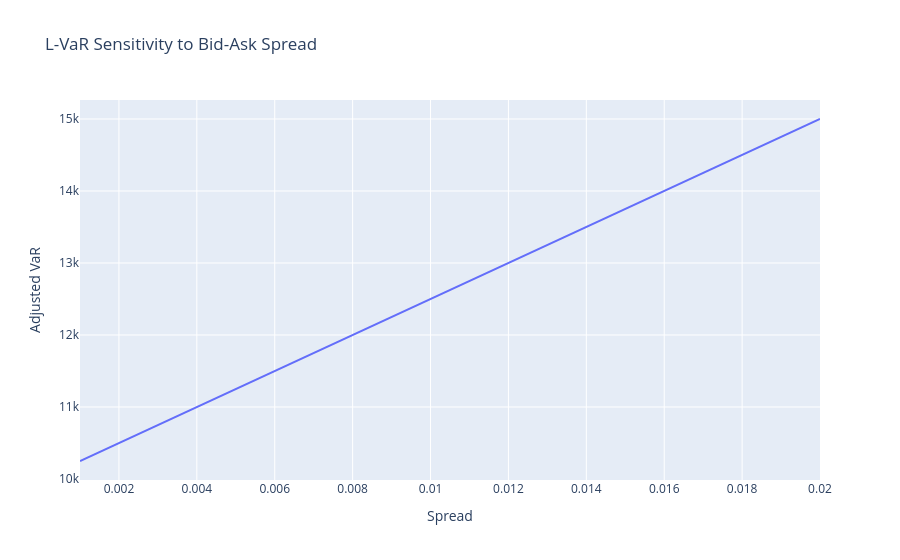

Here is the notebook cell this chart was saved with:
### Markdown cell above
## 4. Liquidity-Adjusted Risk & Stress Testing
Liquidity-Adjusted VaR (L-VaR) accounts for market friction by incorporating bid-ask spreads and price impact into risk estimates. Stress testing and correlation tilting simulate extreme market crashes and the breakdown of diversification to evaluate a portfolio's resilience under fire.

### Code cell
from quant_risk_core.market_risk.liquidity import LiquidityRiskEngine
from quant_risk_core.market_risk.stress_testing import FactorStresser

liquidity = LiquidityRiskEngine(position_size=5000, mid_price=100)
spreads = np.linspace(0.001, 0.02, 20)
l_vars = [liquidity.calculate_l_var(10000, s) for s in spreads]

fig_liq = go.Figure()
fig_liq.add_trace(go.Scatter(x=spreads, y=l_vars, name='L-VaR'))
fig_liq.update_layout(title='L-VaR Sensitivity to Bid-Ask Spread', xaxis_title='Spread', yaxis_title='Adjusted VaR')
fig_liq.show()

# Correlation stress
corr_orig = np.array([[1.0, 0.3], [0.3, 1.0]])
stressed_corr = FactorStresser.tilt_correlation(corr_orig, 2.5)
print('Original Correlation:\n', corr_orig)
print('Stressed Correlation (2.5x tilt):\n', stressed_corr)

### Figure 1 — Plotly figure (JSON) as saved in the notebook; plotly's stock layout.template omitted (floating-point values rounded to 4 significant figures)
{"data": [{"name": "L-VaR", "type": "scatter", "x": [0.001, 0.002, 0.003, 0.004, 0.005, 0.006, 0.007, 0.008, 0.009, 0.01, 0.011, 0.012, 0.013, 0.014, 0.015, 0.016, 0.017, 0.018, 0.019, 0.02], "y": [10250, 10500, 10750, 11000, 11250, 11500, 11750, 12000, 12250, 12500, 12750, 13000, 13250, 13500, 13750, 14000, 14250, 14500, 14750, 15000]}], "layout": {"title": {"text": "L-VaR Sensitivity to Bid-Ask Spread"}, "xaxis": {"title": {"text": "Spread"}}, "yaxis": {"title": {"text": "Adjusted VaR"}}}}
